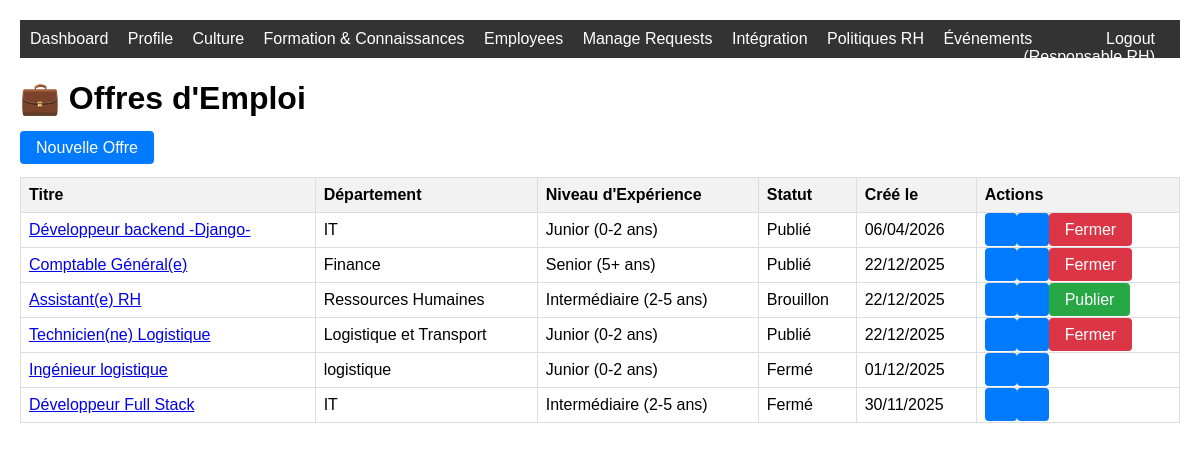
Before: /recruitment/job-offers/ (signed in) with the older database file.
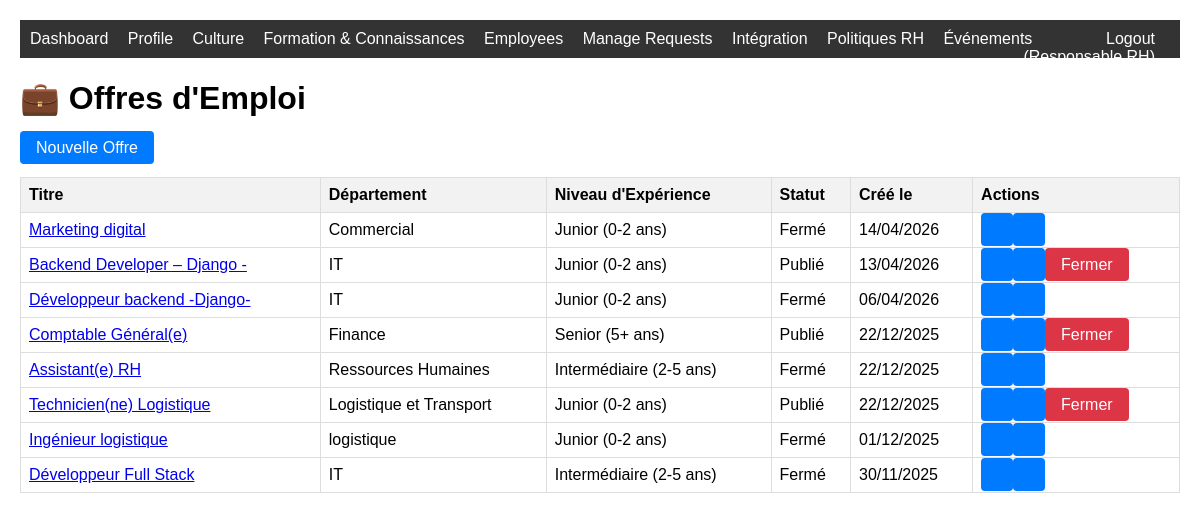
After: the same page with the newer database file.
### recruitment/models.py (models this page shows, shortened)
class JobOffer(models.Model):
    STATUS_CHOICES = [
        ('draft', 'Brouillon'),
        ('published', 'Publié'),
        ('closed', 'Fermé'),
    ]
    EXPERIENCE_LEVELS = [
        ('junior', 'Junior (0-2 ans)'),
        ('intermediate', 'Intermédiaire (2-5 ans)'),
        ('senior', 'Senior (5+ ans)'),
        ('expert', 'Expert (10+ ans)'),
    ]
    title = models.CharField(max_length=200)
    department = models.CharField(max_length=100)
    description = models.TextField()
    required_skills = models.TextField()
    experience_level = models.CharField(max_length=20, choices=EXPERIENCE_LEVELS)
    status = models.CharField(max_length=20, choices=STATUS_CHOICES, default='draft')
    created_by = models.ForeignKey(settings.AUTH_USER_MODEL, on_delete=models.CASCADE, related_name='created_job_offers')
    created_at = models.DateTimeField(auto_now_add=True)
    updated_at = models.DateTimeField(auto_now=True)
    published_at = models.DateTimeField(null=True, blank=True)
    class Meta:
        ordering = ['-created_at']

### recruitment/views.py (the view)
# urls.py: path('job-offers/', views.job_offer_list, name='job_offer_list'),
@user_passes_test(is_hr_manager_or_director)
def job_offer_list(request):
    job_offers = JobOffer.objects.all()
    return render(request, 'recruitment/job_offer_list.html', {'job_offers': job_offers})

### recruitment/views.py (called while the page is built)
def is_hr_manager_or_director(user):
    return user.role in ['hr_manager', 'hr_director']

### templates/recruitment/job_offer_list.html (shortened to what this page needs)
{% extends 'base.html' %}
{% block content %}
<div class="container-fluid py-4">
    <div class="row mb-4">
        <div class="col-12">
            <div class="d-flex justify-content-between align-items-center">
                <h1 class="h3 mb-0">💼 Offres d'Emploi</h1>
                <a href="{% url 'recruitment:job_offer_create' %}" class="btn btn-primary">
                     Nouvelle Offre
                </a>
            </div>
        </div>
    </div>
    <div class="card shadow">
        <div class="card-body">
            <div class="table-responsive">
                <table class="table table-bordered">
                    <thead>
                        <tr>
                            <th>Titre</th>
                            <th>Département</th>
                            <th>Niveau d'Expérience</th>
                            <th>Statut</th>
                            <th>Créé le</th>
                            <th>Actions</th>
                        </tr>
                    </thead>
                    <tbody>
                        {% for job_offer in job_offers %}
                        <tr>
                            <td>
                                <a href="{% url 'recruitment:job_offer_detail' job_offer.pk %}" class="text-decoration-none">
                                    {{ job_offer.title }}
                                </a>
                            </td>
                            <td>{{ job_offer.department }}</td>
                            <td>{{ job_offer.get_experience_level_display }}</td>
                            <td>
                                <span class="badge badge-{% if job_offer.status == 'published' %}success{% elif job_offer.status == 'draft' %}warning{% else %}secondary{% endif %}">
                                    {{ job_offer.get_status_display }}
                                </span>
                            </td>
                            <td>{{ job_offer.created_at|date:"d/m/Y" }}</td>
                            <td>
                                <div class="btn-group" role="group">
                                    <a href="{% url 'recruitment:job_offer_detail' job_offer.pk %}" class="btn btn-sm btn-info">
                                    </a>
                                    <a href="{% url 'recruitment:job_offer_edit' job_offer.pk %}" class="btn btn-sm btn-warning">
                                    </a>
                                    {% if job_offer.status == 'draft' %}
                                    <a href="{% url 'recruitment:job_offer_publish' job_offer.pk %}" class="btn btn-sm btn-success">
                                         Publier
                                    </a>
                                    {% elif job_offer.status == 'published' %}
                                    <a href="{% url 'recruitment:job_offer_close' job_offer.pk %}" class="btn btn-sm btn-danger">
                                         Fermer
                                    </a>
                                    {% endif %}
                                </div>
                            </td>
                        </tr>
                        {% empty %}
                        <tr>
                            <td colspan="6" class="text-center text-muted">Aucune offre d'emploi trouvée</td>
                        </tr>
                        {% endfor %}
                    </tbody>
                </table>
            </div>
        </div>
    </div>
</div>
{% endblock %}

Changed rows visible on the page:
added JobOffer: title "Marketing digital", department "Commercial", experience_level "Junior (0-2 ans)", status "Fermé", created_at "14/04/2026"
added JobOffer: title "Backend Developer – Django -", department "IT", experience_level "Junior (0-2 ans)", status "Publié", created_at "13/04/2026", shows "Fermer"
changed JobOffer "Développeur backend -Django-": status "Publié" → "Fermé"; no longer shows "Fermer"
changed JobOffer "Assistant(e) RH": status "Brouillon" → "Fermé"; no longer shows "Publier"
